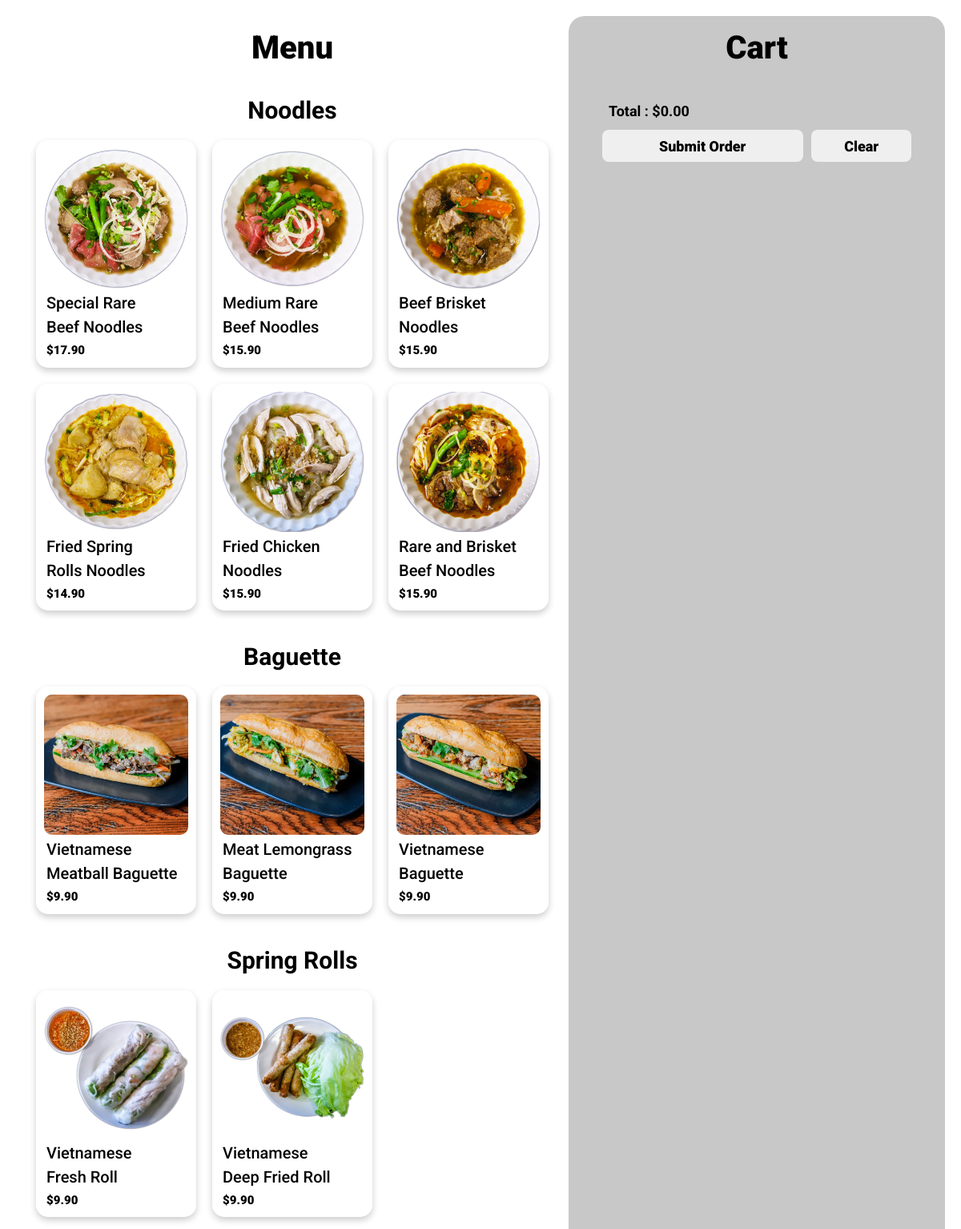
Page /cashier_screen on the committed database.
### tables this page shows
CREATE TABLE Categories (id INTEGER PRIMARY KEY, name TEXT);

CREATE TABLE Items (id INTEGER PRIMARY KEY, name TEXT, price REAL, category INTEGER REFERENCES Categories (id), image TEXT);

### app.py (the view)
@app.route("/cashier_screen")
def cashier_screen():
    items_query = """SELECT
        i.id AS item_id,
        i.name AS item_name,
        i.price AS price,
        i.image AS image,
        i.category AS category,
        c.name AS category_name
    FROM
        items i
    JOIN
        categories c ON i.category = c.id;
    """
    categories_query = "SELECT id, name FROM Categories;"
    items = query_db(items_query)
    categories = query_db(categories_query)
    return render_template("cashier_screen.html", items=items, categories=categories)

### app.py (called while the page is built)
def get_db():
    db = getattr(g, '_database', None)
    if db is None:
        db = g._database = sqlite3.connect(DATABASE)
        db.row_factory = sqlite3.Row
    return db

@app.teardown_appcontext
def close_connection(exception):
    db = getattr(g, '_database', None)
    if db is not None:
        db.close()

def query_db(query, args=(), one=False, commit=False):
    cur = get_db().execute(query, args)
    if commit:
        get_db().commit()
        lastrowid = cur.lastrowid
        cur.close()
        return lastrowid
    else:
        rv = cur.fetchall()
        cur.close()
        return (rv[0] if rv else None) if one else rv

### templates/cashier_screen.html (shortened to what this page needs)
<!DOCTYPE html>
<html lang="en">
<head>
    <link rel="stylesheet" href="{{ url_for('static', filename='reset.css') }}">
    <link rel="stylesheet" href="{{ url_for('static', filename='cashierstyle.css') }}">
</head>
<body>
    <div class="page-wrapper">
        <div class="items-column">
        <h1>Menu</h1>
            {% for category in categories %}
                <h2>{{ category["name"] }}</h2>
                <div class="item_container">
                {% for item in items %}
                    {% if item["category"] == category["id"] %}
                        <div class="item_card"
                            data-item-id="{{ item['item_id'] }}"
                            data-item-name="{{ item['item_name'] }}"
                            data-item-price="{{ item['price'] }}">
                            <img class="item_image" src="{{ url_for('static', filename='images/' ~ item['image']) }}">
                            <h3>{{ item["item_name"] }}</h3>
                            <h4>${{ "%.2f"|format(item["price"]) }}</h4>
                         </div>
                    {% endif %}
                {% endfor %}
                </div>
            {% endfor %}
        </div>
        <div class="order-column">
            <h1>Cart</h1>
            <div id="cart">
                <div id="cart-total">Total : $0.00</div>
            </div>
            <div class="buttons">
                <button id="cart-submit" type="button">Submit Order</button>
                <button id="cart-clear" type="button">Clear</button>
            </div>
        </div>
    </div>
</body>

### static/cashierstyle.css (style rules this page uses)
body { font-family: "Roboto", Helvetica; height: 100vh; overflow: hidden; }
h1 { text-align: center; font-size: 40px; font-weight: 1000; padding: 10px; }
h2 { text-align: center; font-size: 30px; font-weight: 700; padding: 15px 0px; }
h3 { font-size: 20px; font-weight: 500; margin: 3px; }
h4 { font-size: 15px; font-weight: 900; margin: 0 3px; }
.page-wrapper { padding: 20px 20px 0px 20px; display: grid; grid-template-columns: auto 1fr; height: 100vh; width: 100vw; }
.item_container { margin: 0 5px; margin-bottom: 20px; display: grid; grid-template-columns: repeat(3, 1fr); gap: 20px; }
.item_card { width: 200px; box-shadow: 0 4px 8px 0 rgba(0,0,0,0.2); border-radius: 15px; padding: 10px; }
.item_image { width: 180px; height: 175px; object-fit: cover; object-position: center; border-radius: 10px; }
.order-column { border-radius: 20px 20px 0px 0px; padding: 0px 20px; overflow-y: auto; background-color: #c8c8c8; }
.items-column { padding: 0px 20px; overflow-y: auto; }
#cart { margin-top: 15px; margin-left: 10px; }
#cart-total { font-size: 18px; padding-top: 10px; padding-bottom: 10px; padding-left: 20px; font-weight: 700; }
.buttons { display: grid; grid-template-columns: 2fr 1fr; justify-content: center; margin: 0 auto; gap: 10px; width: 90%; }
button { height: 40px; border: none; border-radius: 8px; font-weight: 900; font-size: 18px; }

### rows in the picture
Categories: name "Noodles"
Items: image (picture), item_name "Special Rare Beef Noodles", price "17.90"
Items: image (picture), item_name "Medium Rare Beef Noodles", price "15.90"
Items: image (picture), item_name "Beef Brisket Noodles", price "15.90"
Items: image (picture), item_name "Fried Spring Rolls Noodles", price "14.90"
Items: image (picture), item_name "Fried Chicken Noodles", price "15.90"
Items: image (picture), item_name "Rare and Brisket Beef Noodles", price "15.90"
Categories: name "Baguette"
Items: image (picture), item_name "Vietnamese Meatball Baguette", price "9.90"
Items: image (picture), item_name "Meat Lemongrass Baguette", price "9.90"
Items: image (picture), item_name "Vietnamese Baguette", price "9.90"
Categories: name "Spring Rolls"
Items: image (picture), item_name "Vietnamese Fresh Roll", price "9.90"
Items: image (picture), item_name "Vietnamese Deep Fried Roll", price "9.90"
